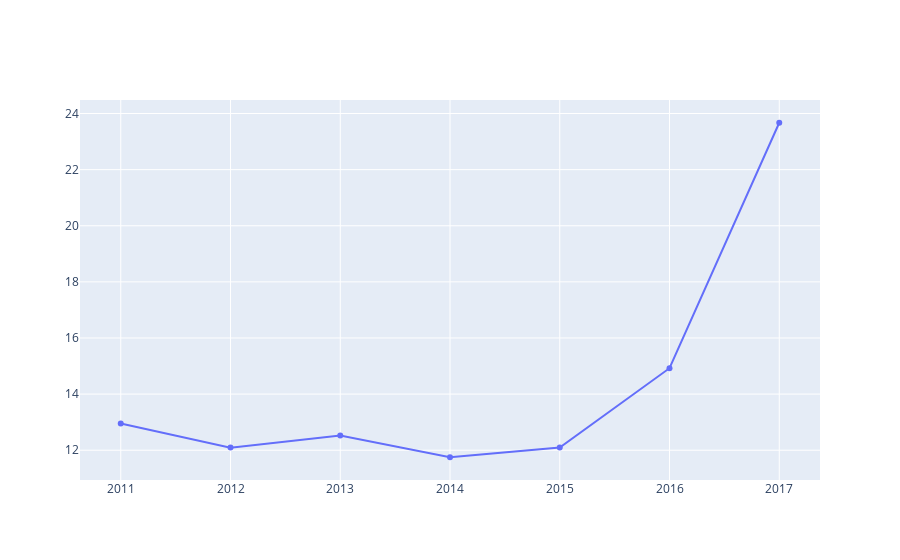

Source (notebook cell):
### Code cell
fig = go.Figure(data=go.Scatter(x=google_trends_fake_rating_years_reduced['year'], y=google_trends_fake_rating_years_reduced['rating_amount']))
fig.show()

### Figure 1 — Plotly figure (JSON) as saved in the notebook; plotly's stock layout.template omitted (floating-point values rounded to 4 significant figures)
{"data": [{"type": "scatter", "x": [2011, 2012, 2013, 2014, 2015, 2016, 2017], "y": [12.95, 12.09, 12.52, 11.75, 12.09, 14.92, 23.67]}], "layout": {}}
